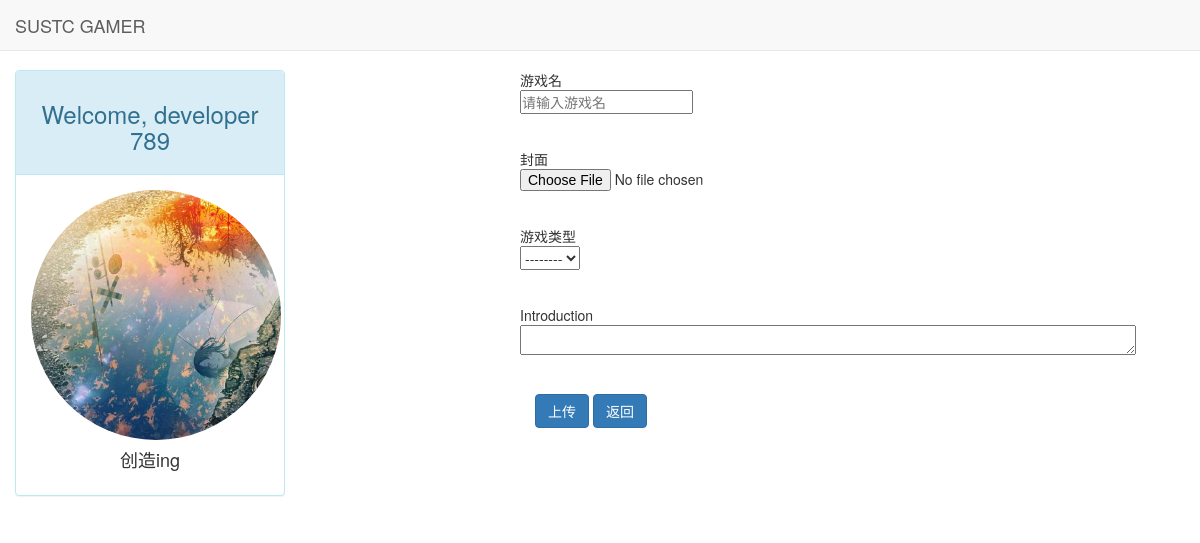
Screenshot of /game/五子棋/modify (signed in) with the database file from the repository.
### developer/models.py (models this page shows, shortened)
class Developer(models.Model):
    user = models.OneToOneField(User, on_delete=models.CASCADE)
    account = models.FloatField(default=0)
    introduction = models.CharField(max_length=300, default="创造ing")
    create_date = models.DateTimeField(auto_now_add=True)
    avatar = models.ImageField(upload_to="avatar/%Y/%m/%d/", default='avatar/defaultAv.png')
    class Meta:
        ordering = ['-create_date', ]

### game/views.py (the view)
# urls.py: path("<str:game_name>/modify", modify_game, name="modify_game"),
def modify_game(request, game_name):
    context = {}
    context.update(csrf(request))
    context['developer'] = get_object_or_404(Developer, user=request.user)
    if request.method == "POST":
        reg_form = GameRegisterForm(request.POST, request.FILES)
        if reg_form.is_valid():
            game = Game.objects.filter(name=game_name).get()
            game.name = reg_form.cleaned_data["name"]
            game.game_type = (reg_form.cleaned_data['type'])
            game.introduction = request.POST.get('introduction', game.introduction)
            game.author = Developer.objects.get(user=request.user)
            game.avatar = reg_form.cleaned_data['avatar']
            game.save()
            return redirect(request.GET.get("from", reverse("home")))
        else:
            context["game"] = Game.objects.filter(name=game_name).get()
            context["form"] = GameRegisterForm()
            return render(request, "modify_game.html", context)
    else:
        reg_form = GameRegisterForm()
        context["game"] = Game.objects.get(name=game_name)
        context["form"] = reg_form
        return render(request, "modify_game.html", context)

### game/forms.py (shortened to what this page needs)
class GameRegisterForm(forms.Form):
    name = forms.CharField(label="游戏名", max_length=20, min_length=3,
                           widget=forms.TextInput(attrs={"placeholder": "请输入游戏名"}))
    avatar = forms.ImageField(label="封面")
    type = forms.ModelChoiceField(label="游戏类型",queryset=GameType.objects.all())
    introduction = forms.CharField(widget=forms.Textarea(attrs={'width':"40%", 'cols' : "80", 'rows': "20", }))

### game/models.py (called while the page is built)
    def __str__(self):
        return self.type_name

### game/templates/modify_game.html (shortened to what this page needs)
{% load static %}
<!DOCTYPE html>
<html lang="en">
<head>
    <link rel="stylesheet" href="{% static 'base.css' %}">
    <link rel="stylesheet" href="{% static 'bootstrap-3.3.7/css/bootstrap.min.css' %}">
</head>
<body>
<div class="navbar navbar-default navbar-fixed-top" role="navigation">
    <div class="container-fluid">
        <div class="navbar-header">
            <a class="navbar-brand" href="{% url 'home' %}">SUSTC GAMER</a>
        </div>
    </div>
</div>
{% block content %}
    <div class="container-fluid">
        <div class="row" >
            <div class="col-lg-3" style="text-align: center">
                <div class="panel panel-info">
                    <div class="panel-heading" style="text-align: center">
                        <h3>Welcome, developer {{ user.username }}</h3>
                    </div>
                    <div class="panel-body">
                        <img src="{{ developer.avatar.url }}" height="250" width="250" alt="" class="img-circle">
                        <br>
                        <h4>{{ developer.introduction }}</h4>
                    </div>
                </div>
            </div>
            <div class="col-lg-3 col-lg-offset-1">
<form action="" method="post" , enctype="multipart/form-data">
{% for field in form %}
    <div class="form-group">
        <div class="row margin-top:20px">
        {{ field.label }}<br>
            {{ field }}
        </div>
    <br>
    </div>
{% endfor %}
    <button type="submit" value="Submit" class="btn btn-primary">上传</button>
<a href="{% url 'game select' %}">
            <button type="button" class="btn btn-primary">返回</button>
        </a>
</form>
    </div>
        </div>
    </div>
{% endblock %}
</body>
</html>

### static/base.css (style rules this page uses)
* { margin: 0; padding: 0; }
body { margin-top: 70px!important; }
form { padding: 0 15px 15px 120px; width: 500px; height: 350px; }
form select { display: inline-block; width: 60px; }
textarea { height: 30px!important; }

### rows the page displays
Developer: avatar (picture), introduction "创造ing"

### other values shown
{{ user.username }} "789"
{{ field.label }} "游戏名" "封面" "游戏类型" "Introduction"
